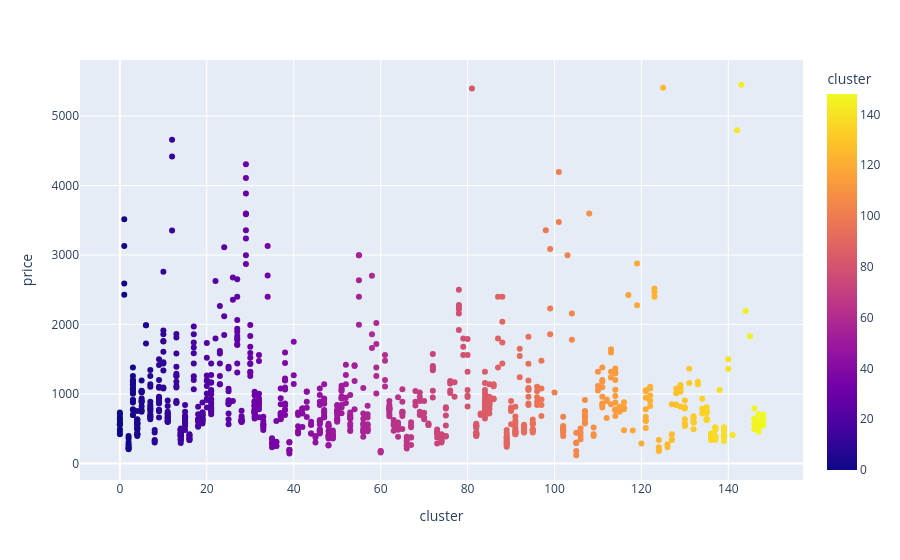

Notebook cell for this chart:
### Code cell
# Cruzamento entre brand e price, apresentando os clusters 
px.scatter(df_laptops, x='cluster', y='price', color='cluster')

### Figure 1 — Plotly figure (JSON) as saved in the notebook; plotly's stock layout.template omitted (floating-point values rounded to 4 significant figures; data arrays with more than 128 entries replaced by an {"elided": "..."} marker saying what was removed)
{"data": [{"hovertemplate": "cluster=%{marker.color}<br>price=%{y}<extra></extra>", "legendgroup": "", "marker": {"color": {"elided": "991 int values"}, "coloraxis": "coloraxis", "symbol": "circle"}, "mode": "markers", "name": "", "orientation": "v", "showlegend": false, "type": "scatter", "x": {"elided": "991 int values"}, "xaxis": "x", "y": {"elided": "991 float values"}, "yaxis": "y"}], "layout": {"coloraxis": {"colorbar": {"title": {"text": "cluster"}}, "colorscale": [[0, "#0d0887"], [0.1111, "#46039f"], [0.2222, "#7201a8"], [0.3333, "#9c179e"], [0.4444, "#bd3786"], [0.5556, "#d8576b"], [0.6667, "#ed7953"], [0.7778, "#fb9f3a"], [0.8889, "#fdca26"], [1, "#f0f921"]]}, "legend": {"tracegroupgap": 0}, "margin": {"t": 60}, "xaxis": {"anchor": "y", "domain": [0, 1], "title": {"text": "cluster"}}, "yaxis": {"anchor": "x", "domain": [0, 1], "title": {"text": "price"}}}}
